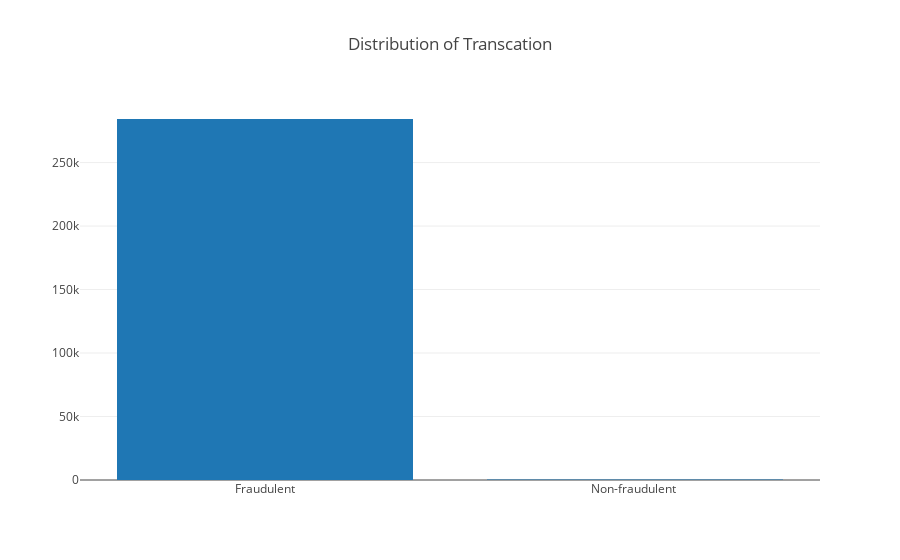

The cell this chart's notebook holds for it:
### Markdown cell above
## Class Distribution

### Code cell
data = go.Bar(x=['Fraudulent','Non-fraudulent '] , y=[Counter(df['Class'])[0],Counter(df['Class'])[1]] ,
              )

layout = go.Layout(title='Distribution of Transcation')
figure = go.Figure(data=[data],layout=layout)
iplot(figure)

### Figure 1 — Plotly figure (JSON) as saved in the notebook; plotly's stock layout.template omitted (floating-point values rounded to 4 significant figures)
{"data": [{"type": "bar", "uid": "c10c0613-2dfa-493e-98b0-a6efc3fa022c", "x": ["Fraudulent", "Non-fraudulent "], "y": [284315, 492]}], "layout": {"title": {"text": "Distribution of Transcation"}}}
